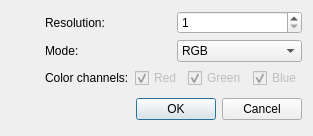
<?xml version="1.0" encoding="UTF-8"?>
<ui version="4.0">
 <class>ditheringDialog</class>
 <widget class="QDialog" name="ditheringDialog">
  <property name="geometry">
   <rect>
    <x>0</x>
    <y>0</y>
    <width>313</width>
    <height>133</height>
   </rect>
  </property>
  <property name="sizePolicy">
   <sizepolicy hsizetype="Minimum" vsizetype="Minimum">
    <horstretch>0</horstretch>
    <verstretch>0</verstretch>
   </sizepolicy>
  </property>
  <property name="contextMenuPolicy">
   <enum>Qt::NoContextMenu</enum>
  </property>
  <property name="windowTitle">
   <string>Apply dithering</string>
  </property>
  <property name="autoFillBackground">
   <bool>false</bool>
  </property>
  <property name="sizeGripEnabled">
   <bool>false</bool>
  </property>
  <property name="modal">
   <bool>false</bool>
  </property>
  <layout class="QGridLayout" name="gridLayout">
   <item row="0" column="1">
    <layout class="QVBoxLayout" name="verticalLayout">
     <item>
      <layout class="QHBoxLayout" name="horizontalLayout_2">
       <item>
        <widget class="QLabel" name="resolutionLabel">
         <property name="text">
          <string>Resolution:</string>
         </property>
        </widget>
       </item>
       <item>
        <widget class="QSpinBox" name="resolutionSpin">
         <property name="minimum">
          <number>1</number>
         </property>
         <property name="maximum">
          <number>15</number>
         </property>
        </widget>
       </item>
      </layout>
     </item>
     <item>
      <layout class="QHBoxLayout" name="horizontalLayout">
       <item>
        <widget class="QLabel" name="label">
         <property name="text">
          <string>Mode:</string>
         </property>
        </widget>
       </item>
       <item>
        <widget class="QComboBox" name="comboBox">
         <item>
          <property name="text">
           <string>RGB</string>
          </property>
         </item>
         <item>
          <property name="text">
           <string>Grayscale</string>
          </property>
         </item>
         <item>
          <property name="text">
           <string>Color channels</string>
          </property>
         </item>
        </widget>
       </item>
      </layout>
     </item>
     <item>
      <layout class="QHBoxLayout" name="horizontalLayout_3">
       <item>
        <widget class="QLabel" name="colorLabel">
         <property name="text">
          <string>Color channels:</string>
         </property>
        </widget>
       </item>
       <item>
        <widget class="QCheckBox" name="redCheck">
         <property name="enabled">
          <bool>false</bool>
         </property>
         <property name="text">
          <string>Red</string>
         </property>
         <property name="checked">
          <bool>true</bool>
         </property>
        </widget>
       </item>
       <item>
        <widget class="QCheckBox" name="greenCheck">
         <property name="enabled">
          <bool>false</bool>
         </property>
         <property name="text">
          <string>Green</string>
         </property>
         <property name="checked">
          <bool>true</bool>
         </property>
        </widget>
       </item>
       <item>
        <widget class="QCheckBox" name="blueCheck">
         <property name="enabled">
          <bool>false</bool>
         </property>
         <property name="text">
          <string>Blue</string>
         </property>
         <property name="checked">
          <bool>true</bool>
         </property>
        </widget>
       </item>
      </layout>
     </item>
    </layout>
   </item>
   <item row="1" column="0" colspan="2">
    <layout class="QHBoxLayout">
     <property name="spacing">
      <number>6</number>
     </property>
     <property name="leftMargin">
      <number>0</number>
     </property>
     <property name="topMargin">
      <number>0</number>
     </property>
     <property name="rightMargin">
      <number>0</number>
     </property>
     <property name="bottomMargin">
      <number>0</number>
     </property>
     <item>
      <spacer>
       <property name="orientation">
        <enum>Qt::Horizontal</enum>
       </property>
       <property name="sizeHint" stdset="0">
        <size>
         <width>131</width>
         <height>31</height>
        </size>
       </property>
      </spacer>
     </item>
     <item>
      <widget class="QPushButton" name="okButton">
       <property name="text">
        <string>OK</string>
       </property>
      </widget>
     </item>
     <item>
      <widget class="QPushButton" name="cancelButton">
       <property name="text">
        <string>Cancel</string>
       </property>
      </widget>
     </item>
    </layout>
   </item>
  </layout>
 </widget>
 <resources/>
 <connections>
  <connection>
   <sender>okButton</sender>
   <signal>clicked()</signal>
   <receiver>ditheringDialog</receiver>
   <slot>accept()</slot>
   <hints>
    <hint type="sourcelabel">
     <x>278</x>
     <y>253</y>
    </hint>
    <hint type="destinationlabel">
     <x>96</x>
     <y>254</y>
    </hint>
   </hints>
  </connection>
  <connection>
   <sender>cancelButton</sender>
   <signal>clicked()</signal>
   <receiver>ditheringDialog</receiver>
   <slot>reject()</slot>
   <hints>
    <hint type="sourcelabel">
     <x>369</x>
     <y>253</y>
    </hint>
    <hint type="destinationlabel">
     <x>179</x>
     <y>282</y>
    </hint>
   </hints>
  </connection>
 </connections>
</ui>
